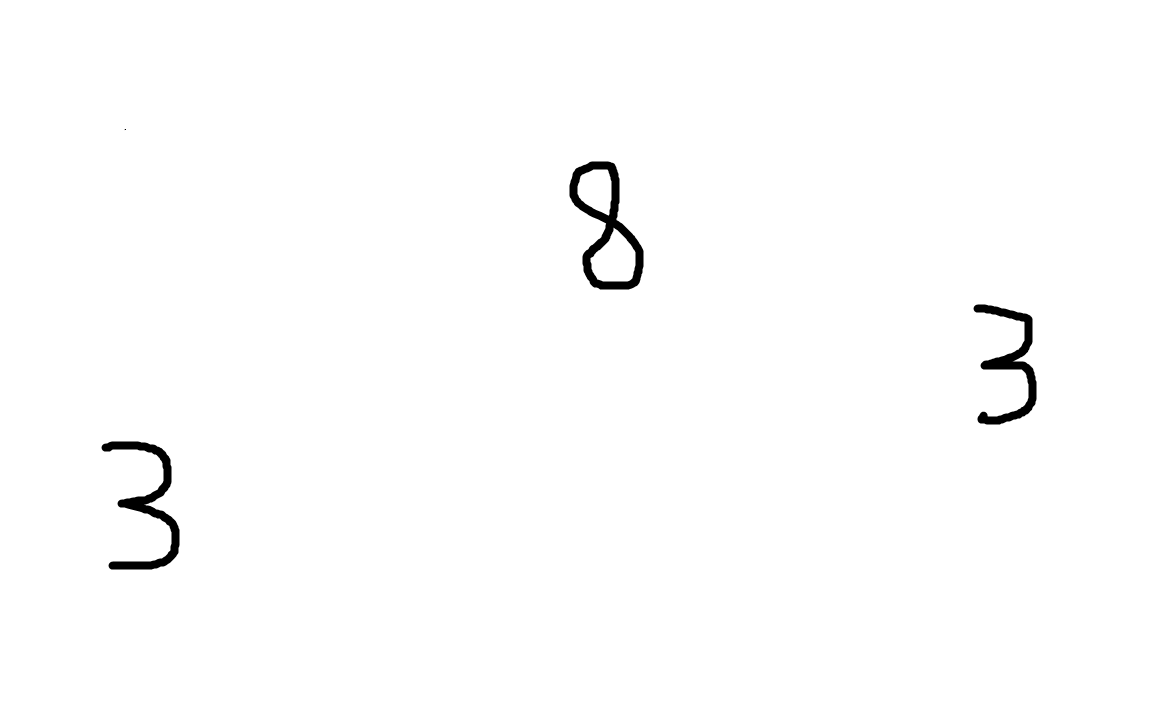
#> input picture test.jpg, 1152 x 720 px, found by its file name
$ jupyter execute --allow-errors 'MNIST Classification through Edge Boxes.ipynb'
#> lines starting #> are read from the running program, lines starting #| are printed output that depends on the picture; after the words box and inside, x2 and y2 are one past the last pixel; in counts of white or black regions, pixels touching at a corner belong together
### **Import Libraries**

[cell 1]
import cv2
import copy
import math
import torch
import imageio
import PIL.Image
import numpy as np
import torch.nn as nn
import statistics as st
import tensorflow as tf
from scipy import signal
import imageio.v2 as imageio
from google.colab import drive
import matplotlib.pyplot as plt

datadir = "/content/"

### **Guassian Filter Kernel**

[cell 2]
def gengaussian(size,sigma):
    if size%2==0 or size<2:
        print('Size Not Valid')
        return None
    kernel = np.zeros((size,size))
    for x in range(size):
        for y in range(size):
            kernel[x][y] = np.exp(-((x-(size-1)/2)**2 +(y-(size-1)/2)**2)/(2*sigma**2))
    kernel = kernel / np.sum(kernel)
    return kernel

### **Bounding Box Code**

[cell 3]
#import image
image = cv2.imread(datadir + "test.jpg")
#> image is the input picture: shape (720, 1152, 3); min 0, max 255, mean 252.8

#Gaussian Blur
image_ = copy.deepcopy(image)
kernel = gengaussian(5, 3.0)
image_[:, :, 0] = signal.convolve2d(image[:, :, 0], kernel, mode='same')
image_[:, :, 1] = signal.convolve2d(image[:, :, 1], kernel, mode='same')
image_[:, :, 2] = signal.convolve2d(image[:, :, 2], kernel, mode='same')
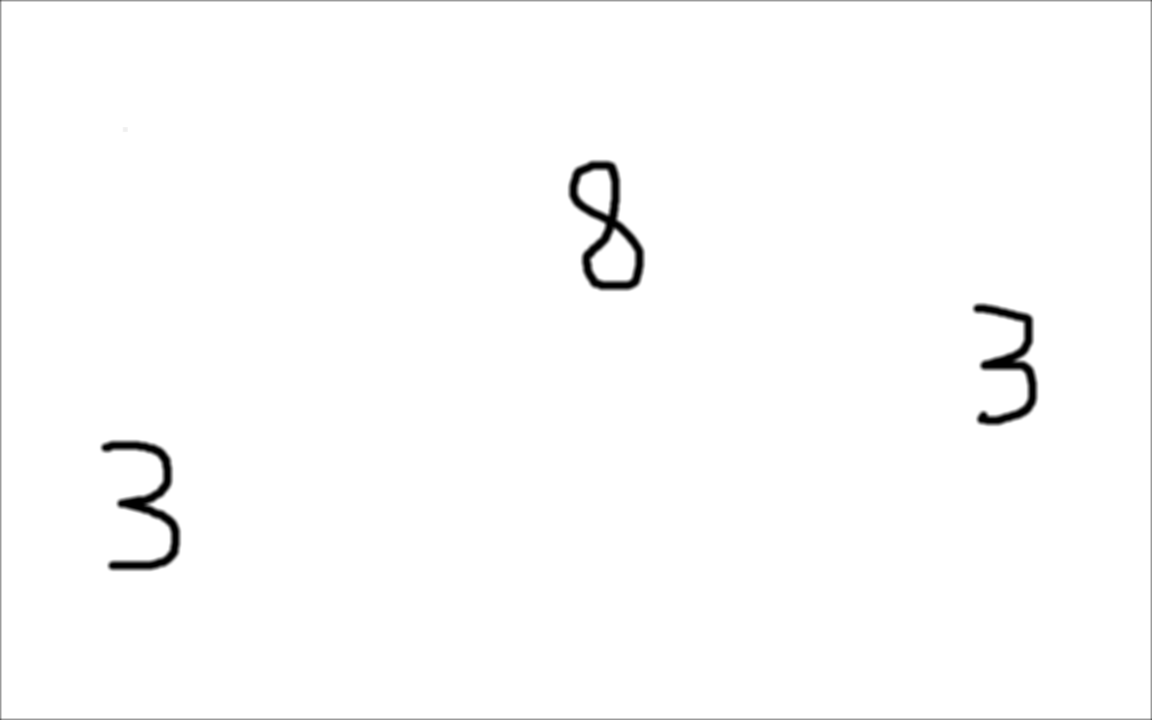
#> image_: shape (720, 1152, 3); min 0, max 255, mean 252.1

#canny edge detection on grayscale image
canny = cv2.Canny(image, 50, 150,apertureSize=3)
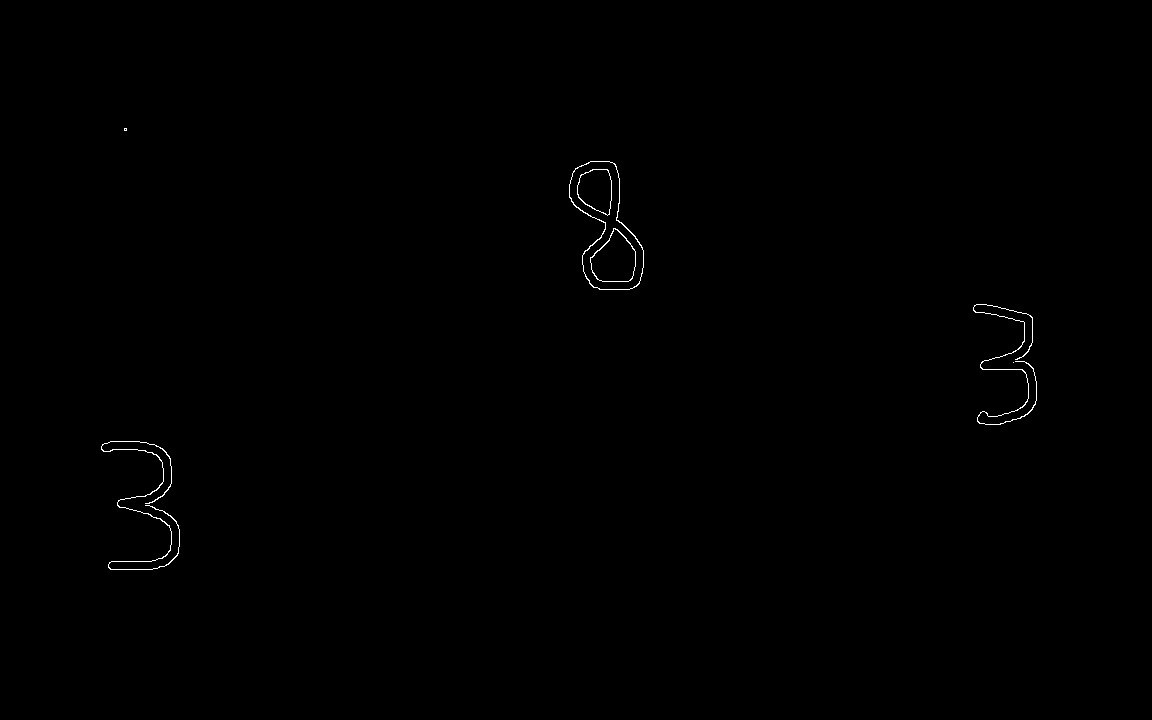
#> canny: shape (720, 1152); 0.23% white in thin lines or dots, all inside (x1, y1, x2, y2) = (101, 128, 1037, 570)
# plt.imshow(cv2.cvtColor(canny, cv2.COLOR_BGR2RGB))

#finding the contours of each object in each image
(contours, _) = cv2.findContours(canny.copy(), cv2.RETR_EXTERNAL, cv2.CHAIN_APPROX_SIMPLE)
#> contours = 5 contours, 2 with area under 20; largest, box (x1, y1, x2, y2) and area: (569, 161, 644, 290) 5651, (101, 441, 180, 570) 102, (973, 304, 1037, 425) 67

#copy of image for edge boxes
con_image = image.copy()
edge_image = image.copy()

#draws contours around each object
cv2.drawContours(con_image, contours, -1, (255, 0, 0), 2)
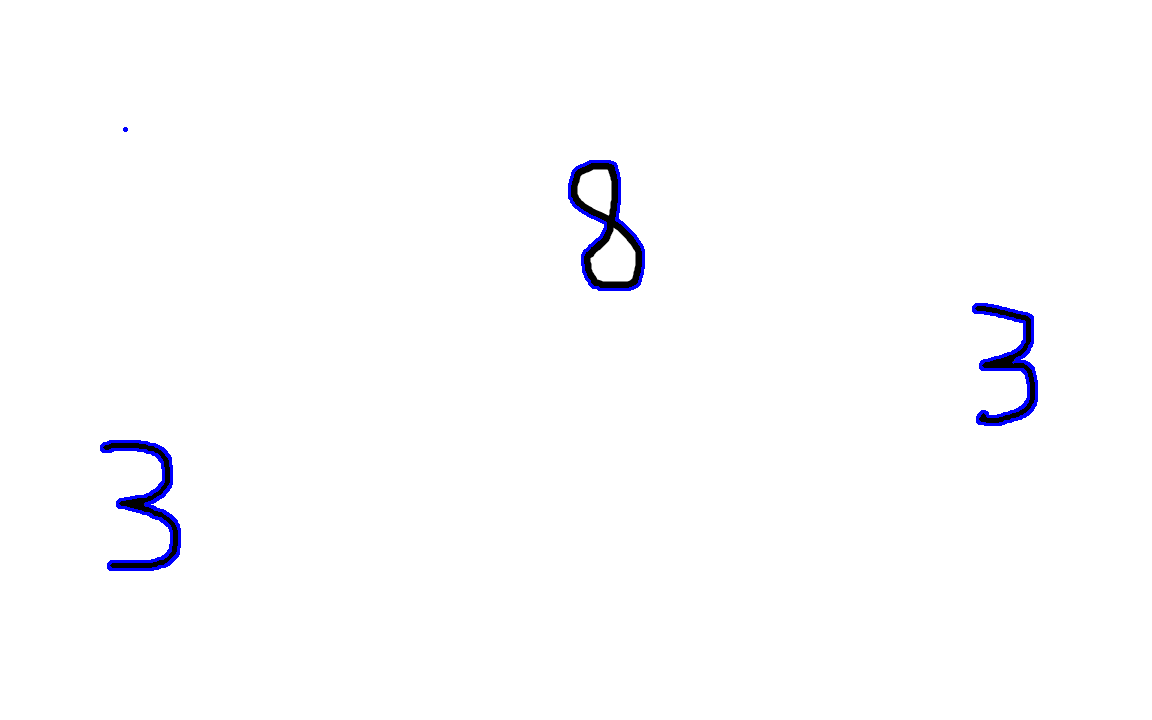
#> con_image: shape (720, 1152, 3); 0.6% of pixels changed, all inside (x1, y1, x2, y2) = (100, 127, 1038, 571)

#go through each contour and draw each boxes
cropped_images = []
cropped_images_x = []
count = 0
for contour in contours:
    count += 1
    x,y,w,h = cv2.boundingRect(contour)
    if (w*h < 1000):
      continue
    cv2.rectangle(edge_image,(x-25,y-25),(x+w+25,y+h+25),(0,255,0),2)
    cropped_object = np.asarray(image[y-25:y+h+25, x-25:x+w+25])
    cropped_images_x.append(x)
    cropped_images.append(cropped_object)
#> this loop made 5 passes
#> (x, y, w, h) on passes 1 to 4: (101, 441, 79, 129), (1013, 362, 1, 1), (973, 304, 64, 121), (569, 161, 75, 129)
#> (contour, x, y, w, h) on pass 5: ([[124, 128], [124, 130], [126, 130], [126, 128]], 124, 128, 3, 3)
#> pass 1, `cropped_object = np.asarray(image[y-25:y+h+25, x-25:x+w+25])`:
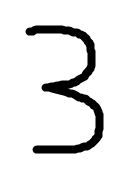
#> cropped_object: shape (179, 129, 3); min 0, max 255, mean 228.9
#> pass 3, `cropped_object = np.asarray(image[y-25:y+h+25, x-25:x+w+25])`:
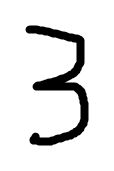
#> cropped_object: shape (171, 114, 3); min 0, max 255, mean 227.4
#> after the loop:
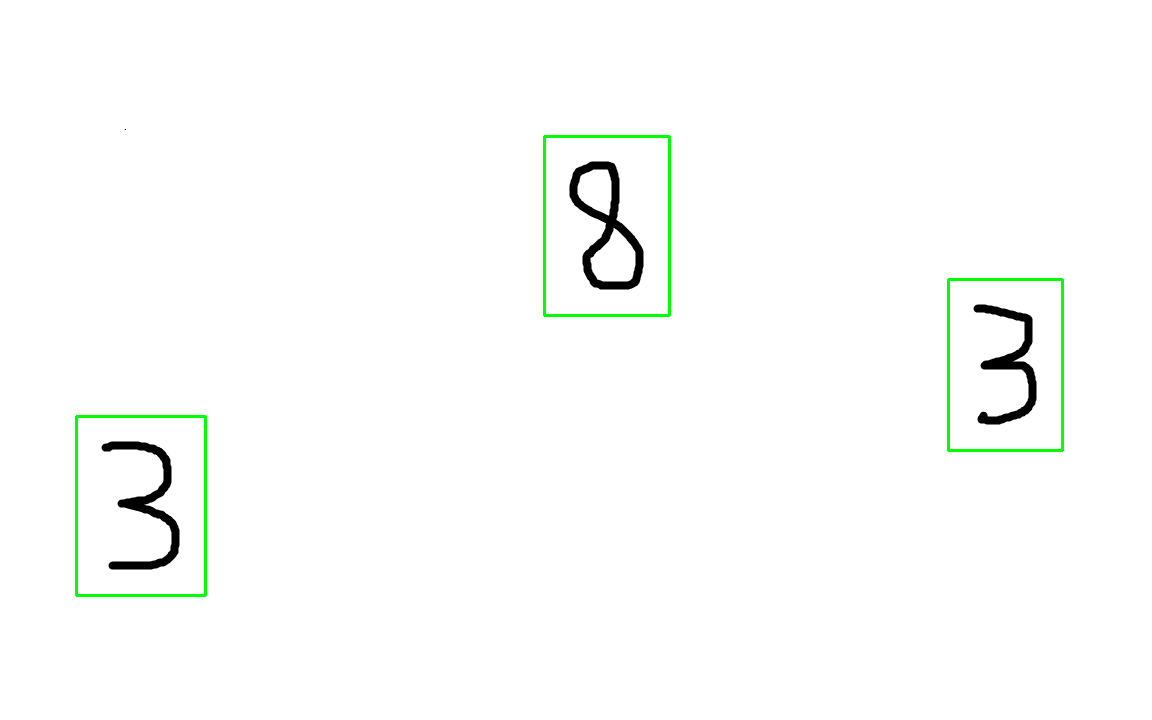
#> edge_image: shape (720, 1152, 3); 0.65% of pixels changed, all inside (x1, y1, x2, y2) = (75, 135, 1064, 597)
#> after the loop, count = 5; cropped_images = 3 items; cropped_images_x = [101, 973, 569]

ordered_cropped_images = []
for i in range(len(cropped_images_x)):
  min = np.argmin(cropped_images_x)
  ordered_cropped_images.append(cropped_images[min])
  cropped_images.pop(min)
  cropped_images_x.pop(min)
#> this loop made 3 passes
#> min on passes 1 to 3: 0, 1, 0
#> after the loop, cropped_images = []; cropped_images_x = []; ordered_cropped_images = 3 items


detection = cv2.putText(edge_image, f"Objects Found: {count}", (0, 15), cv2.FONT_HERSHEY_SIMPLEX, 0.5, (0,255,0), 2)
plt.imshow(cv2.cvtColor(edge_image, cv2.COLOR_BGR2RGB))

### **Display Cropped Images**

#> (a cell that did not finish here is left out)

### **Import EMNIST**

[cell 5]
from keras.datasets import mnist

**Process Dataset**

#> (a cell that did not finish here is left out)

#> (a cell that did not finish here is left out)

### **Training**

#> (a cell that did not finish here is left out)

### **Display Input**

[cell 9]
def display_mnist(x, subplot_rows=1, subplot_cols=1):
  if subplot_rows>1 or subplot_cols>1:
    fig, ax = plt.subplots(subplot_rows, subplot_cols, figsize=(15,15))
    for i in np.arange(len(x)):
      ax[i].imshow(np.reshape(x[i], (28,28)), cmap='gray')
      ax[i].axis('off')
  else:
      plt.imshow(np.reshape(x, (28,28)), cmap='gray')
      plt.axis('off')
  plt.show()

### **Rescale and Resize Input**

[cell 10]
def bilinear(orig_img):
  orig_width, orig_height = orig_img.shape
  new_img = np.empty((28, 28))
  width_scale = orig_width/28
  height_scale = orig_height/28
  for i in range(28):
    for j in range(28):
      x_idx = i * width_scale
      y_idx = j * height_scale

      x_floor = math.floor(x_idx)
      if x_floor < 0:
        x_floor = 0

      y_floor = math.floor(y_idx)
      if y_floor < 0:
        y_floor = 0

      x_ceil = math.ceil(x_idx)
      if x_ceil > orig_width:
        x_ceil = orig_width

      y_ceil = math.ceil(y_idx)
      if y_ceil > orig_height:
        y_ceil = orig_height

      neigh1 = orig_img[x_floor, y_floor]
      neigh2 = orig_img[x_floor, y_ceil]
      neigh3 = orig_img[x_ceil, y_floor]
      neigh4 = orig_img[x_ceil, y_ceil]
      dist1 = math.dist([x_idx, y_idx], [x_floor, y_floor])
      dist2 = math.dist([x_idx, y_idx], [x_floor, y_ceil])
      dist3 = math.dist([x_idx, y_idx], [x_ceil, y_floor])
      dist4 = math.dist([x_idx, y_idx], [x_ceil, y_ceil])
      total = dist1+dist2+dist3+dist4
      if total == 0:
        new_img[i][j] = np.round(neigh1/4 + neigh2/4 + neigh3/4 + neigh4/4)
      else:
        new_img[i][j] = np.round(neigh1*(1-(dist1/total)) + neigh2*(1-(dist2/total)) + neigh3*(1-(dist3/total)) + neigh4*(1-(dist4/total)))

  return new_img

### **Display Processed Input**

[cell 11]
input = np.empty((len(ordered_cropped_images),784))
count = 0
input = list(input)
#> input = 3 items

for img in ordered_cropped_images:
    gray_img = np.zeros((img.shape[0],img.shape[1]))
    vector_img = np.zeros(28*28)


    for i in range(img.shape[0]):
        for j in range(img.shape[1]):
            gray_img[i][j] = (255 - (0.299*img[i][j][0] + 0.587*img[i][j][1] + 0.114*img[i][j][2]))/255

    scaled_img = bilinear(gray_img)
    vector_img = np.reshape(scaled_img, (28*28))

    for i in range(len(vector_img)):
      if vector_img[i] > 0.5:
        vector_img[i] = 1
      else:
        vector_img[i] = 0

    input[count] = vector_img
    count+=1

    display_mnist(vector_img)
#> this loop made 3 passes
#> (orig_width in bilinear, orig_height in bilinear, width_scale in bilinear, height_scale in bilinear) on passes 1 to 3: (179, 129, 6.39, 4.61), (179, 125, 6.39, 4.46), (171, 114, 6.11, 4.07)
#> pass 1, in display_mnist, `plt.show()`:
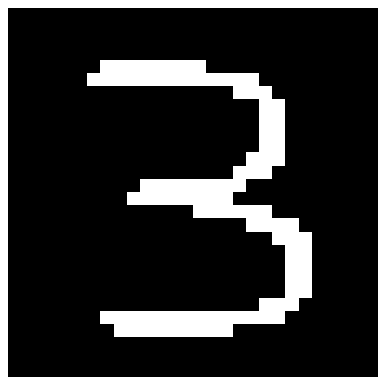
#> figure drawn by matplotlib, 1 panel
#> pass 2, in display_mnist (call 2), `plt.show()`:
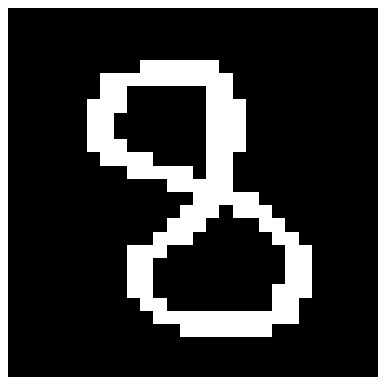
#> figure drawn by matplotlib, 1 panel
#> after the loop:
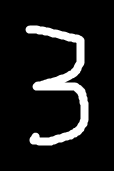
#> gray_img: shape (171, 114) float64; min 0, max 1, mean 0.108
#> after the loop:
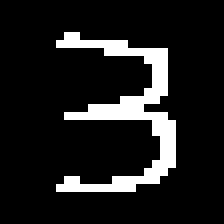
#> scaled_img: shape (28, 28) float64 (shown 8 times larger); values 0 (black) and 1 (white), 11.7% white in thin lines or dots, all inside (x1, y1, x2, y2) = (7, 4, 22, 24)
#> after the loop, count = 3
